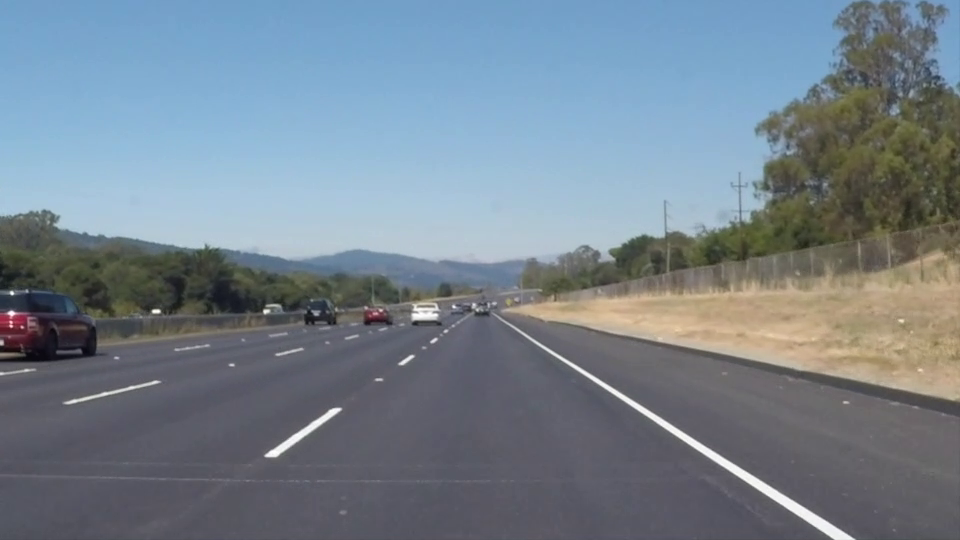
#> input picture frame 22 of bin/test_videos/solidWhiteRight.mp4, 960 x 540 px
$ python lane_detection.py
#> lines starting #> are read from the running program, lines starting #| are printed output that depends on the picture; after the words box and inside, x2 and y2 are one past the last pixel; in counts of white or black regions, pixels touching at a corner belong together
# -*- coding: utf-8 -*-
"""
Created on Tue May  1 18:26:34 2018

@author: Abdulrhman Tarek

"""
import cv2
import numpy as np
import matplotlib.pyplot as plt
import argparse

last_img = 0
started = 0
last_left, last_right = 0, 0
RED, GREEN = [0,5,250], [0,250,10]
BLUE, LIGHTBLUE = [250,5,5], [255,150,0]

def lines_sort(lines):
    n = len(lines)
    is_sorted = False
    while not is_sorted:
        is_sorted = True
        for i in range(n-1):
            if lines[i][0][3] < lines[i + 1][0][3]:
                temp = lines[i].copy()
                lines[i] = lines[i+1]
                lines[i+1] = temp
                is_sorted = False

    return lines

def Slope(points):
    x1, y1, x2, y2 = points[0],points[1],points[2],points[3]
    return (y2-y1)/(x2-x1)


def Region_Of_Interest(img, a=0.917, b=0.57, c=0.125, d=0.43, h=0.62):
    ## Finding a suitable polygon that fits the lane
    imshape = img.shape
    im_x, im_y = imshape[1], imshape[0]

    bottom_right = np.array([im_x * a, im_y], dtype='int')
    top_right = np.array([im_x * b, im_y * h], dtype='int')
    bottom_left = np.array([im_x * c , im_y], dtype='int')
    top_left = np.array([im_x * d , im_y * h], dtype='int')
    poly = [np.array([bottom_left,top_left,top_right,bottom_right])]

    # Create an array represents this polygon and fill the polygon with 255
    roi_mask = np.zeros_like(img)
    cv2.fillPoly(roi_mask, poly, 255)

    # Region of Interest image is AND the edge-detected image with the ROI polygon
    return cv2.bitwise_and(img, roi_mask)


def HoughTransform(img):
    rho = 4
    theta = np.pi/180
    #threshold is minimum number of intersections in a grid for candidate line to go to output
    threshold = 30
    min_line_len = 100  # Minimum line to be recognized
    max_line_gap = 180  # Maximum gap to be connected

    #lines_matrix = np.zeros_like()
    lines = cv2.HoughLinesP(img, rho, theta, threshold, minLineLength=min_line_len, maxLineGap=max_line_gap)
    #for line in lines:
    return lines


def draw_lines(img, lines, color = [255,255,255], alpha = 0.2, height = 0.62, thick=3):
    global started, last_left, last_right
    max_right, max_left = [],[]
    L, R = 0, 0

    for line in lines:
        slope = Slope(line[0])
        # Slope is inverted because of image axis
        if slope > 0.4 and L<2:
            max_left.append(line[0])
            L+=1
        elif slope < -0.4 and R<2:
            max_right.append(line[0])
            R+=1

    # Avoiding errors
    if len(max_right)<1 or len(max_left)<1:
        print("No lane")
        return
    if len(max_right)==1:
        max_right.append(max_right[0])
    if len(max_left)==1:
        max_left.append(max_left[0])

    # Line of average two nearest lines
    left_line = [
        (max_left[0][0]+max_left[1][0])//2 ,
        (max_left[0][1]+max_left[1][1])//2 ,
        (max_left[0][2]+max_left[1][2])//2 ,
        (max_left[0][3]+max_left[1][3])//2
    ]

    right_line = [
        (max_right[0][0]+max_right[1][0])//2 ,
        (max_right[0][1]+max_right[1][1])//2 ,
        (max_right[0][2]+max_right[1][2])//2 ,
        (max_right[0][3]+max_right[1][3])//2
    ]

    # Lines equations from 2 given points
    cleft = np.poly1d(np.polyfit([left_line[0],left_line[2]],[left_line[1],left_line[3]],1))
    cright = np.poly1d(np.polyfit([right_line[0],right_line[2]],[right_line[1],right_line[3]],1))

    if not started:
        started = 1
        left, right = cleft, cright

    else:
        left = alpha*last_left + (1-alpha)*cleft
        right = alpha*last_right + (1-alpha)*cright

    # Find top and bottom X points on each line at given heights Y0 Y1
    y0 = img.shape[0]
    y1 = int(height*y0)

    l_x0 = int((y0 - left[0])/left[1])
    l_x1 = int((y1 - left[0])/left[1])
    r_x0 = int((y0 - right[0])/right[1])
    r_x1 = int((y1 - right[0])/right[1])

    print("center dist: ", (img.shape[1]//2) - (l_x0-r_x0)//2)
    # Draw left and right lines
    cv2.line(img, (l_x0,y0), (l_x1,y1), color, thick)
    cv2.line(img, (r_x0,y0), (r_x1,y1), color, thick)

    last_left = left
    last_right = right

# [5 lines left out: function detect_image, not called in this run]


def detect_lane(img, alpha = 0.2, opacity = 0.7):
    global RED, BLUE, GREEN, LIGHTBLUE
    global last_img

    if img is None:
        return last_img

    # Convert it to grayscale (1 color channel)
    img_gray = cv2.cvtColor(img, cv2.COLOR_BGR2GRAY)

    # Define suitable yellow color levels
    yellow_low = np.array([20,100,100])
    yellow_high = np.array([30,255,255])

    # Create 2 arrays with same image shape, each keeps values in range only
    mask_yellow = cv2.inRange(img, yellow_low, yellow_high)
    mask_white = cv2.inRange(img_gray, 205, 255)

    # OR the two masks to keep both values for white  and yellow
    mask = cv2.bitwise_or(mask_yellow, mask_white)

    # AND the grayscale image with the final mask
    masked_img = cv2.bitwise_and(img_gray, mask)

    # Gaussian blur for some smoothness
    blurry = cv2.GaussianBlur(masked_img, (5,5), 0)

    # Detecting edges with Canny Edge Detector
    canny_edges = cv2.Canny(blurry, 10, 15)

    roi_img = Region_Of_Interest(canny_edges)

    lines = HoughTransform(roi_img)

    overlay = img.copy()

    if lines is not None:
        sorted_lines = lines_sort(lines)
        draw_lines(img, sorted_lines, BLUE, alpha, height = 0.7, thick = 5)
    else:
        lines = HoughTransform(canny_edges)
        sorted_lines = lines_sort(lines)
        draw_lines(img, sorted_lines, RED, alpha, height = 0.7, thick = 5)

    cv2.addWeighted(overlay, opacity, img, 1-opacity, 0, img)

    last_img = img

    #cv2.imwrite('outimg.jpg', roi_img)

    return img

    # [7 lines of commented-out code are left out]

if __name__ == '__main__':
    #cap = cv2.VideoCapture("challenge.mp4")
    cap = cv2.VideoCapture("solidWhiteRight.mp4")

    while True:
        ret, frame = cap.read()
#> frame is the input picture: shape (540, 960, 3); mean B, G, R 141.9, 130.7, 117.7
        testingImage = r'test1.jpg'
        img=cv2.imread(r"../Testing_Images/"+testingImage)
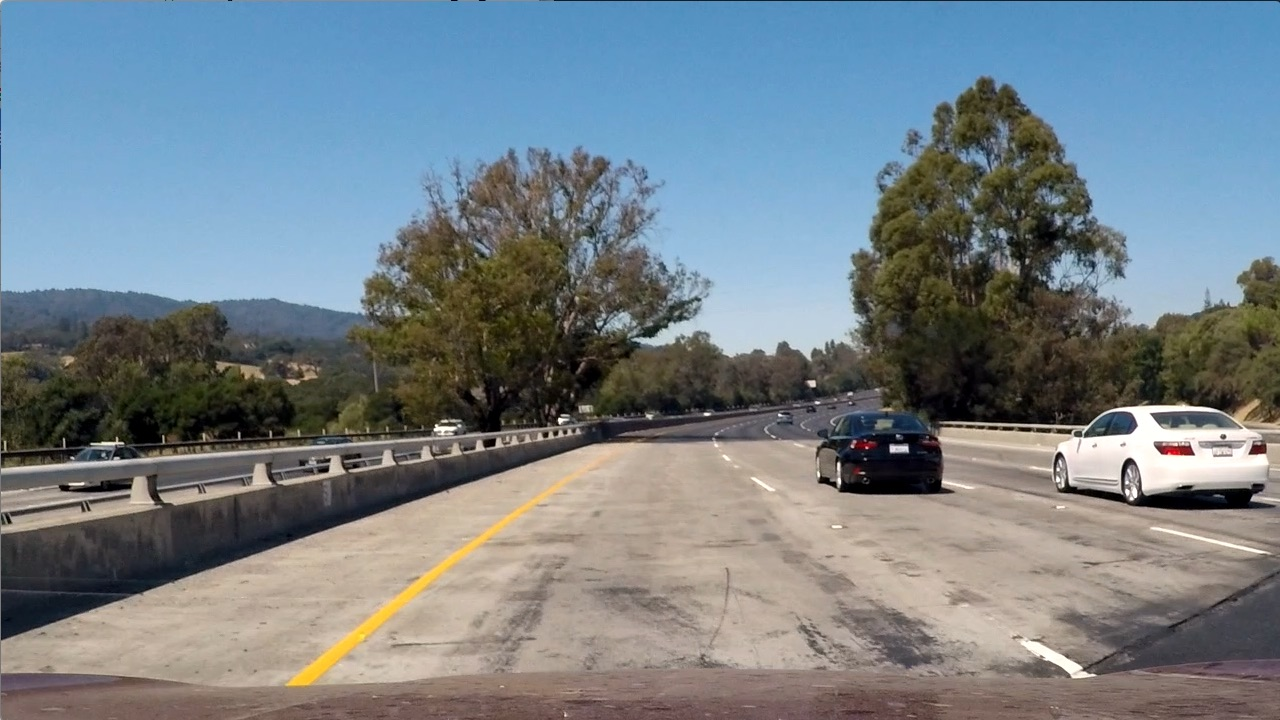
#> input picture Testing_Images/test1.jpg, 1280 x 720 px
#> img is the input picture: shape (720, 1280, 3); mean B, G, R 135.5, 128.7, 117.5
        frame=img
        cv2.imshow('Video', detect_lane(frame, alpha = 0.8, opacity = 0.3))
#> in detect_lane, `img_gray = cv2.cvtColor(img, cv2.COLOR_BGR2GRAY)`:
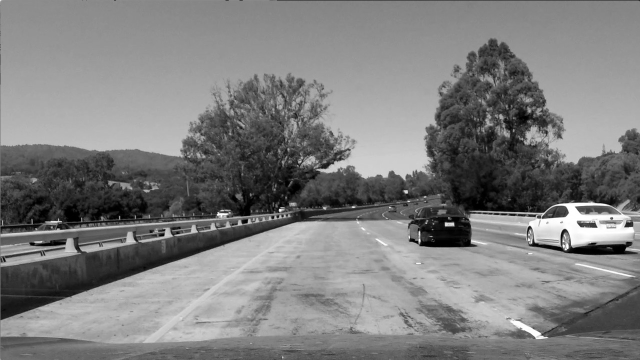
#> img_gray: shape (720, 1280) (shown at 1/2 size); min 0, max 255, mean 126.1
#> in detect_lane, `mask_white = cv2.inRange(img_gray, 205, 255)`:
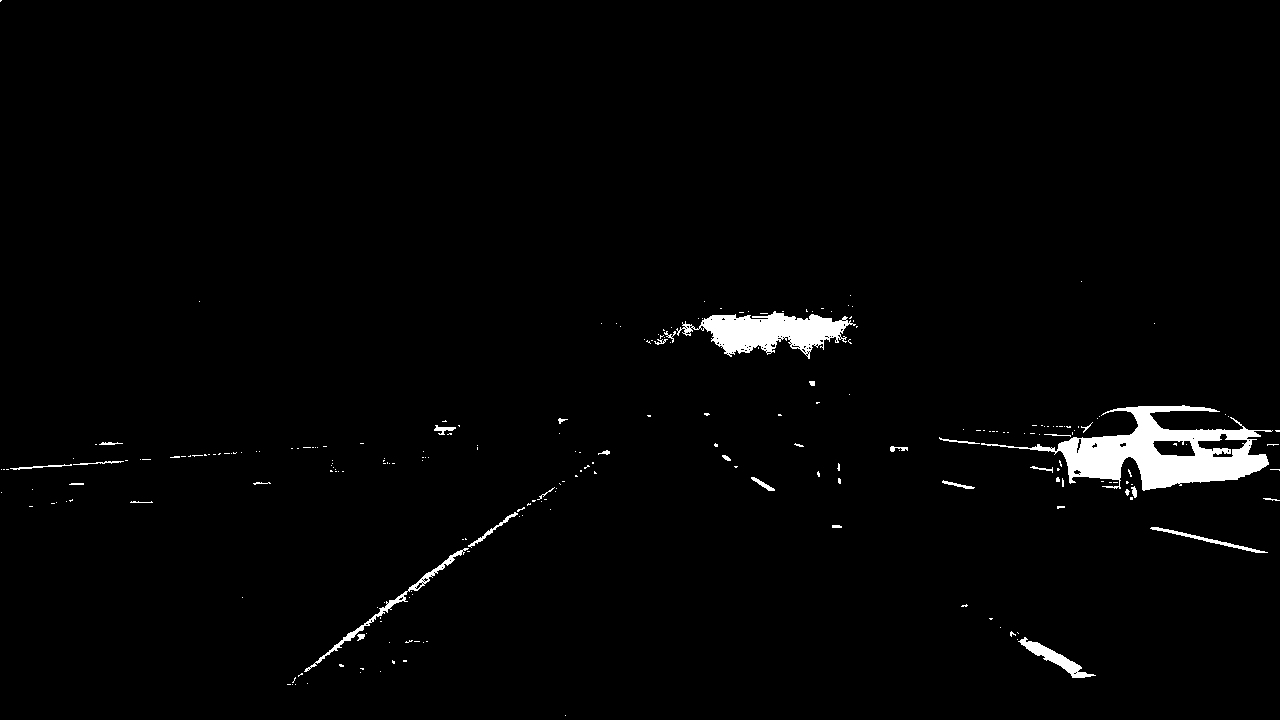
#> mask_white: shape (720, 1280); 1.9% white; 242 white regions (210 under 20 px), largest, box (x1, y1, x2, y2) and area: (981, 405, 1273, 491) 9172, (676, 311, 856, 359) 4270, (304, 548, 469, 672) 853
#> in HoughTransform, `lines = cv2.HoughLinesP(img, rho, theta, threshold, minLineLength=min_..`: lines = 31 rows, first 6: [286, 684, 608, 450], [320, 656, 507, 515], [307, 684, 516, 509], [722, 455, 1079, 678], [286, 685, 608, 451], [831, 527, 1095, 674]
#> in lines_sort, `n = len(lines)`: n = 31
#> after the loop in lines_sort, `while not is_sorted:`: lines = 31 rows, first 6: [722, 455, 1079, 678], [722, 457, 1088, 677], [717, 446, 1072, 677], [752, 480, 1091, 676], [831, 527, 1095, 674], [714, 446, 1037, 655]
#> in detect_lane, `sorted_lines = lines_sort(lines)`: sorted_lines has the same summary as lines in lines_sort
#> the loop in draw_lines, `for line in lines:` made 31 passes
#> (x1 in Slope, y1 in Slope, x2 in Slope, y2 in Slope, slope, L) on passes 1 to 2: (722, 455, 1079, 678, 0.625, 1), (722, 457, 1088, 677, 0.601, 2)
#> after the loop in draw_lines, `for line in lines:`: L = 2; max_left = [[722, 455, 1079, 678], [722, 457, 1088, 677]]; max_right = [[288, 685, 406, 602], [308, 684, 433, 568]]
#> in draw_lines, `left_line = [ (max_left[0][0]+max_left[1][0])//2 , (max_left[0][1]+max..`: left_line = [722, 456, 1083, 677]
#> in draw_lines, `right_line = [ (max_right[0][0]+max_right[1][0])//2 , (max_right[0][1]..`: right_line = [298, 684, 419, 585]
#> in draw_lines, `l_x0 = int((y0 - left[0])/left[1])`: l_x0 = 1153
#> in draw_lines, `l_x1 = int((y1 - left[0])/left[1])`: l_x1 = 798
#> in draw_lines, `r_x0 = int((y0 - right[0])/right[1])`: r_x0 = 253
#> in draw_lines, `r_x1 = int((y1 - right[0])/right[1])`: r_x1 = 519
#| center dist:  190
#> in detect_lane, `cv2.addWeighted(overlay, opacity, img, 1-opacity, 0, img)`:
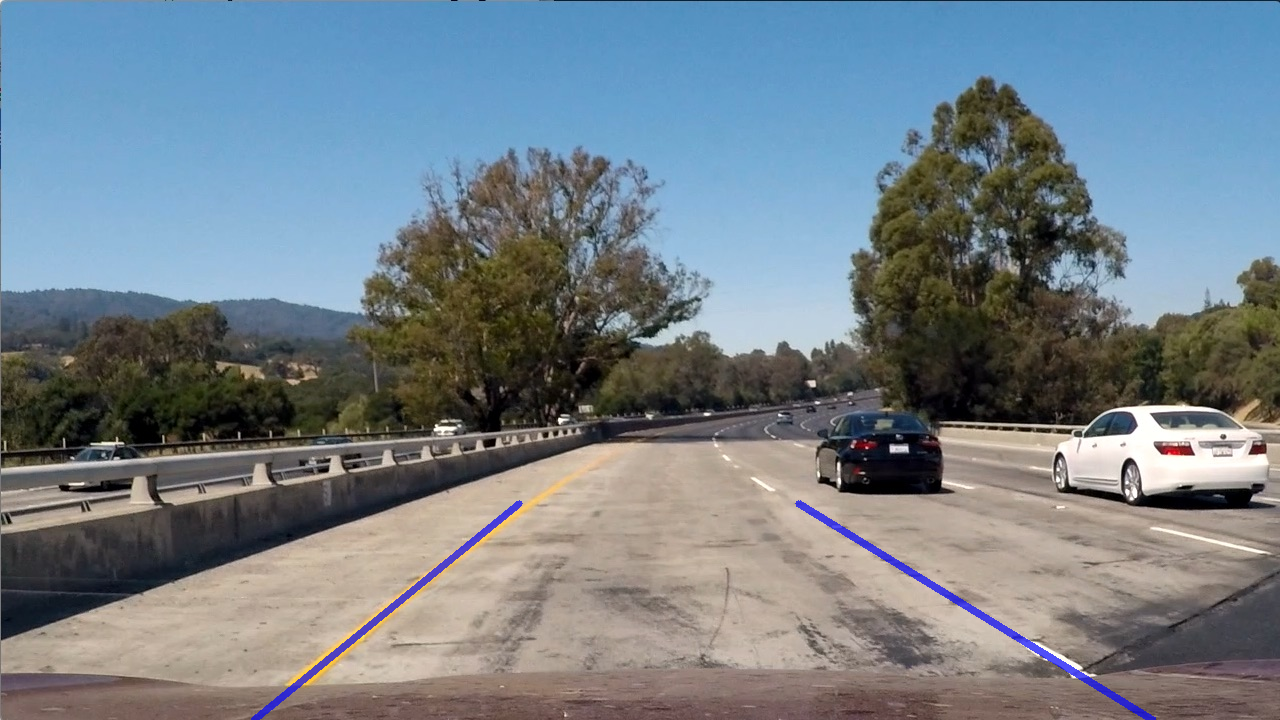
#> img: shape (720, 1280, 3); mean B, G, R 136.1, 127.9, 116.7

        if cv2.waitKey(1) & 0xFF == ord('q'):
#> (key q is pressed here)
            break

    cap.release()
    cv2.destroyAllWindows()

$ run again, starting later in the video
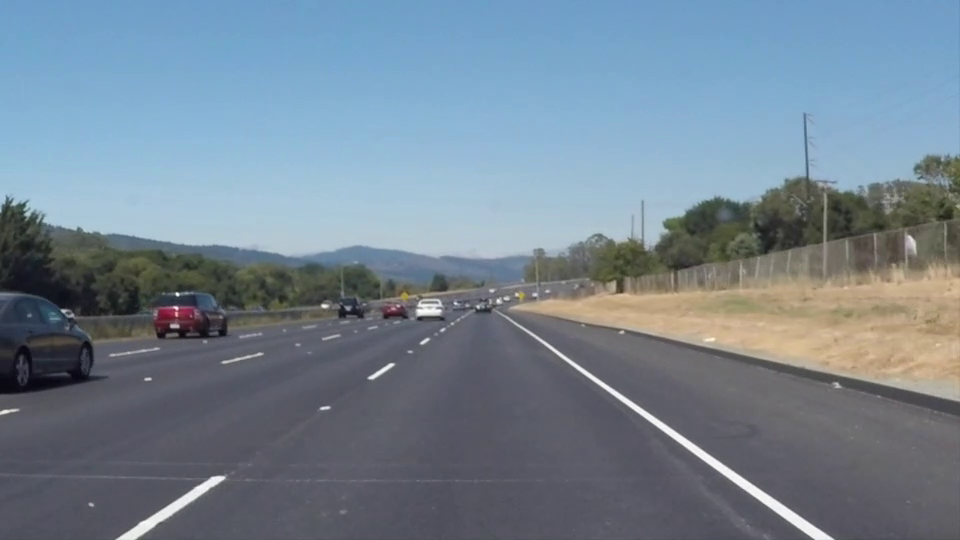
#> input picture frame 99 of bin/test_videos/solidWhiteRight.mp4, 960 x 540 px
#> frame is the input picture: shape (540, 960, 3); mean B, G, R 146, 132.3, 116.7
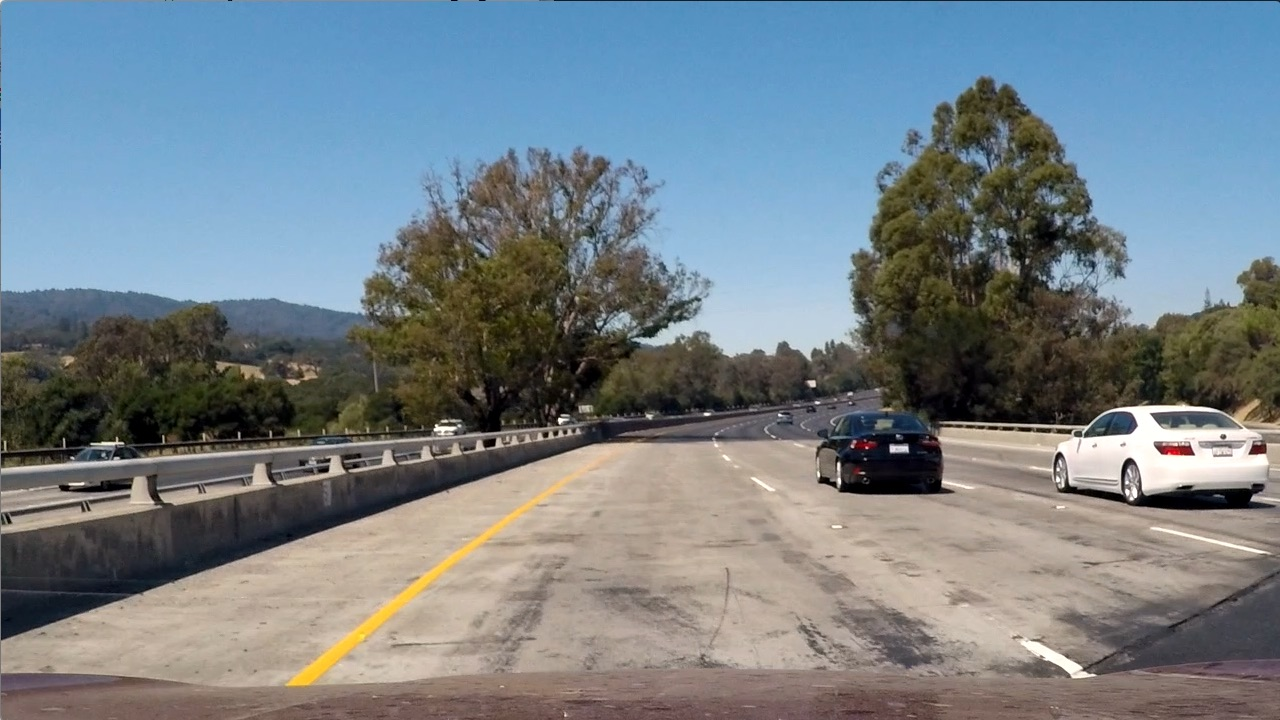
#> input picture Testing_Images/test1.jpg, 1280 x 720 px
#> img is the input picture: shape (720, 1280, 3); mean B, G, R 135.5, 128.7, 117.5
#> mask_yellow: shape (720, 1280); every value is 0
#> mask_white: shape (720, 1280); 1.9% white; 242 white regions (210 under 20 px), largest, box (x1, y1, x2, y2) and area: (981, 405, 1273, 491) 9172, (676, 311, 856, 359) 4270, (304, 548, 469, 672) 853
#> canny_edges: shape (720, 1280); 0.81% white in thin lines or dots
#> roi_mask: shape (720, 1280); 17.7% white; 1 white region, box (x1, y1, x2, y2) and area: (161, 446, 1173, 720) 163447
#> in HoughTransform, `lines = cv2.HoughLinesP(img, rho, theta, threshold, minLineLength=min_..`: lines = 31 rows, first 6: [286, 684, 608, 450], [320, 656, 507, 515], [307, 684, 516, 509], [722, 455, 1079, 678], [286, 685, 608, 451], [831, 527, 1095, 674]
#> n = 31
#> after the loop in lines_sort, `while not is_sorted:`: lines = 31 rows, first 6: [722, 455, 1079, 678], [722, 457, 1088, 677], [717, 446, 1072, 677], [752, 480, 1091, 676], [831, 527, 1095, 674], [714, 446, 1037, 655]
#> sorted_lines has the same summary as lines in lines_sort
#> the loop in draw_lines, `for line in lines:` made 31 passes
#> (x1 in Slope, y1 in Slope, x2 in Slope, y2 in Slope, slope, L) on passes 1 to 2: (722, 455, 1079, 678, 0.625, 1), (722, 457, 1088, 677, 0.601, 2)
#> after the loop in draw_lines, `for line in lines:`: L = 2; max_left = [[722, 455, 1079, 678], [722, 457, 1088, 677]]; max_right = [[288, 685, 406, 602], [308, 684, 433, 568]]
#> left_line = [722, 456, 1083, 677]
#> right_line = [298, 684, 419, 585]
#> l_x0 = 1153
#> l_x1 = 798
#> r_x0 = 253
#> r_x1 = 519
#| center dist:  190
